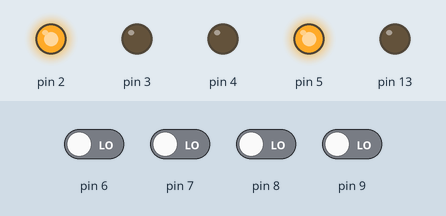
Simulated run of this program. Board: Arduino Uno, built with avr-gcc and run on an emulated ATmega328P. Parts: output pins drawn as LEDs (lit = HIGH). The test bench sets the inputs (shaded band); at power-on: pin 6–9 LOW. Pins used as bus, display or sensor lines are not drawn.

Above: at 2.8 s.
2.9 s: pin 6 driven HIGH
At 3.6 s:
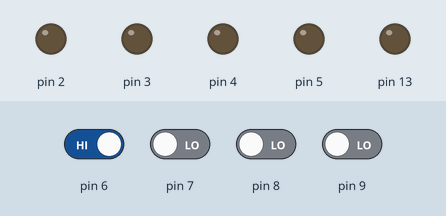
4.5 s: pin 7 driven HIGH
At 6.2 s:
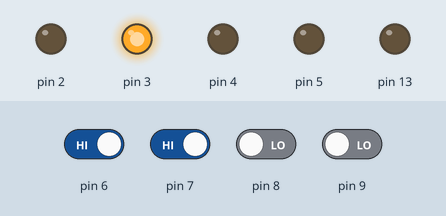
6.5 s: pin 8 driven HIGH
At 7.8 s:
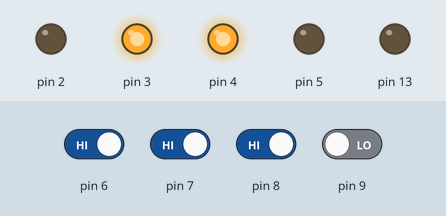
8.5 s: pin 9 driven HIGH
At 9.3 s:
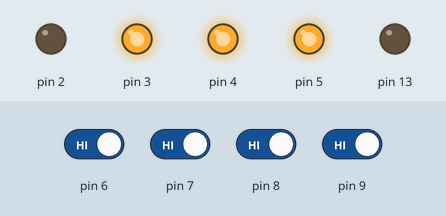
10.5 s: pin 6 driven LOW
At 12.0 s:
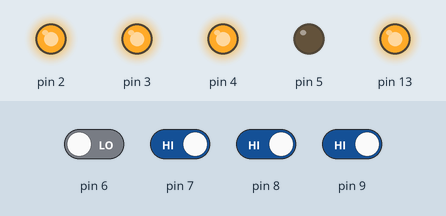
12.5 s: pin 9 driven LOW
At 13.6 s:
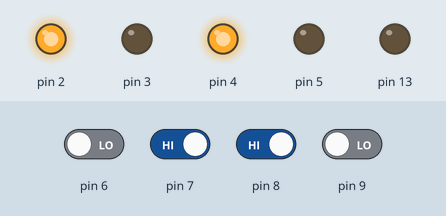
Timing chart, 0 to 15.5 s (numbered marks = the images above; inputs shaded):
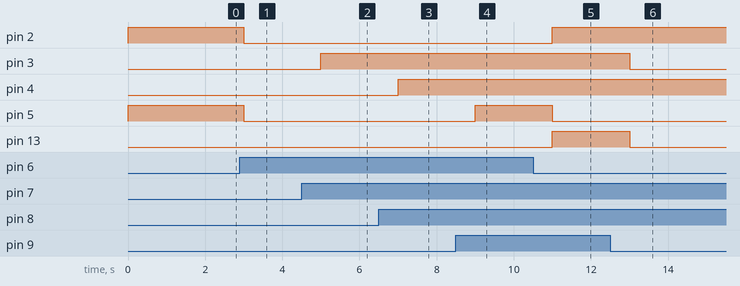

Measured:
- after the input at 2.9 s, pin 2, pin 5: HIGH → LOW after 0.10 s
- after the input at 4.5 s, pin 3: LOW → HIGH after 0.50 s
- after the input at 6.5 s, pin 4: LOW → HIGH after 0.50 s
- after the input at 8.5 s, pin 5: LOW → HIGH after 0.50 s
- after the input at 10.5 s, pin 2, pin 13: LOW → HIGH after 0.50 s; pin 5: HIGH → LOW after 0.50 s
- after the input at 12.5 s, pin 3, pin 13: HIGH → LOW after 0.50 s

The program:

main.cpp
```cpp
// we take the decade counter as bit stream

#include <Arduino.h>

int W,X,Y,Z;
int D=0,C=0,B=0,A=0;
int E;


void disp_7447(int D,int C,int B, int A)
{
  digitalWrite(2, A); //LSB
  digitalWrite(3, B);
  digitalWrite(4, C);
  digitalWrite(5, D); //MSB
}

void setup() {

pinMode(2, OUTPUT);
pinMode(3, OUTPUT);
pinMode(4, OUTPUT);
pinMode(5, OUTPUT);
pinMode(6, INPUT);
pinMode(7, INPUT);
pinMode(8, INPUT);
pinMode(9, INPUT);
pinMode(10, OUTPUT); // connected to clocks of 7474 D-FF
pinMode(13, OUTPUT);
}

void loop() {

digitalWrite(10, HIGH);

W = digitalRead(6);
X = digitalRead(7);
Y = digitalRead(8);
Z = digitalRead(9);

A = (!W);
B = (!W&&!X&&Y) || (W&&X) || (!W&&Z);
C = (!W&&Z) || (X&&Y) || (W&&Y);
D = (!W&&!X&&!Y&&!Z)||(W&&Z);

disp_7447(D,C,B,A);
E = (A&&B&&C);
digitalWrite(13, E);

W = A;
X = B;
Y = C;
Z = D;

digitalWrite(10, LOW);
delay(1000);
}
```
